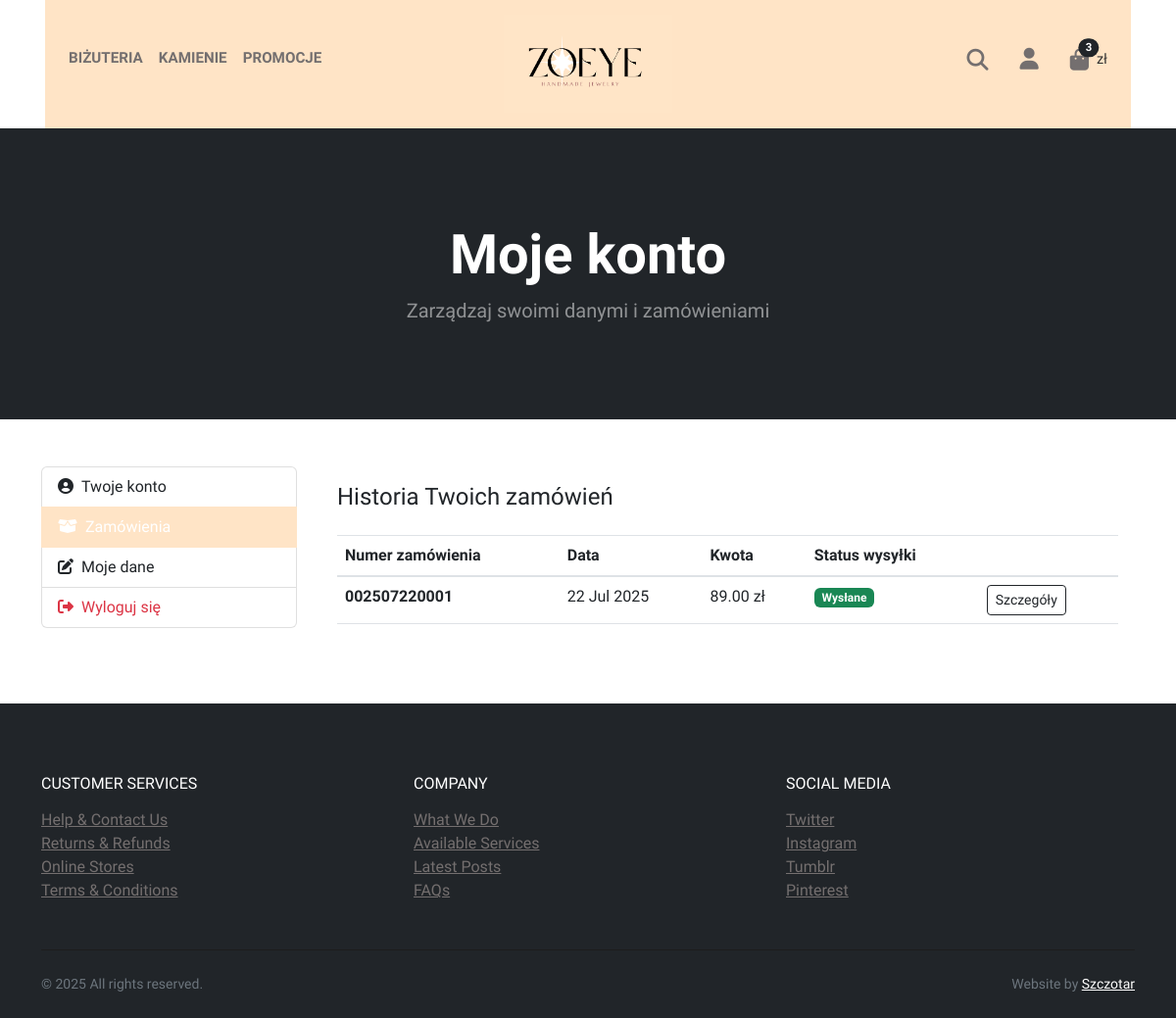
/account/orders/ (signed in), run on the app's committed database.
### payment/models.py (models this page shows, shortened)
class Order(models.Model):
	user = models.ForeignKey(User, on_delete=models.CASCADE, null=True, blank=True)
	order_number = models.CharField(max_length=12, unique=True, editable=False)
	full_name = models.CharField(max_length=250)
	email = models.EmailField(max_length=250)
	shipping_address = models.TextField(max_length=15000)
	amount_paid = models.DecimalField(max_digits=7, decimal_places=2)
	date_ordered = models.DateTimeField(auto_now_add=True)
	shipped = models.BooleanField(default=False)
	date_shipped = models.DateTimeField(blank=True, null=True)

### store/views.py (the view)
# urls.py: path('account/orders/', views.order_history, name='order_history'),
@login_required
def order_history(request):
    orders = Order.objects.filter(user=request.user).order_by('-date_ordered')
    return render(request, 'order_history.html', {'orders': orders})

### cart/cart.py (called while the page is built)
    def __len__(self):
        return sum(self.cart.values())

### cart/context_processors.py (called while the page is built)
def cart(request):
	return {'cart': Cart(request)}

### store/context_processors.py (called while the page is built)
def site_data(request):
    return {
        'all_materials': Material.objects.all().order_by('name'),
        'all_categories': Category.objects.all().order_by('name'), # Możesz też dodać wszystkie kategorie
    }

### store/templates/order_history.html
{% extends 'account_dashboard.html' %}
{% block account_content %}
<h4 class="card-title mb-4">Historia Twoich zamówień</h4>
{% if orders %}
    <div class="table-responsive">
        <table class="table table-hover">
            <thead>
                <tr>
                    <th scope="col">Numer zamówienia</th>
                    <th scope="col">Data</th>
                    <th scope="col">Kwota</th>
                    <th scope="col">Status wysyłki</th>
                    <th scope="col"></th>
                </tr>
            </thead>
            <tbody>
                {% for order in orders %}
                <tr>
                    <td><strong>{{ order.order_number }}</strong></td>
                    <td>{{ order.date_ordered|date:"d M Y" }}</td>
                    <td>{{ order.amount_paid|floatformat:2 }} zł</td>
                    <td>
                        {% if order.shipped %}
                            <span class="badge bg-success">Wysłane</span>
                        {% else %}
                            <span class="badge bg-warning text-dark">W trakcie realizacji</span>
                        {% endif %}
                    </td>
                    <td>
                        <a href="{% url 'order_detail' order.id %}" class="btn btn-sm btn-outline-dark">Szczegóły</a>
                    </td>
                </tr>
                {% endfor %}
            </tbody>
        </table>
    </div>
{% else %}
    <p>Nie złożyłeś jeszcze żadnych zamówień.</p>
{% endif %}
{% endblock %}

### data on the page
Order: order_number "002507220001", date_ordered "22 Jul 2025", amount_paid "89.00", shipped "Wysłane"

### other printed values
{{ cart|length }} "3"
